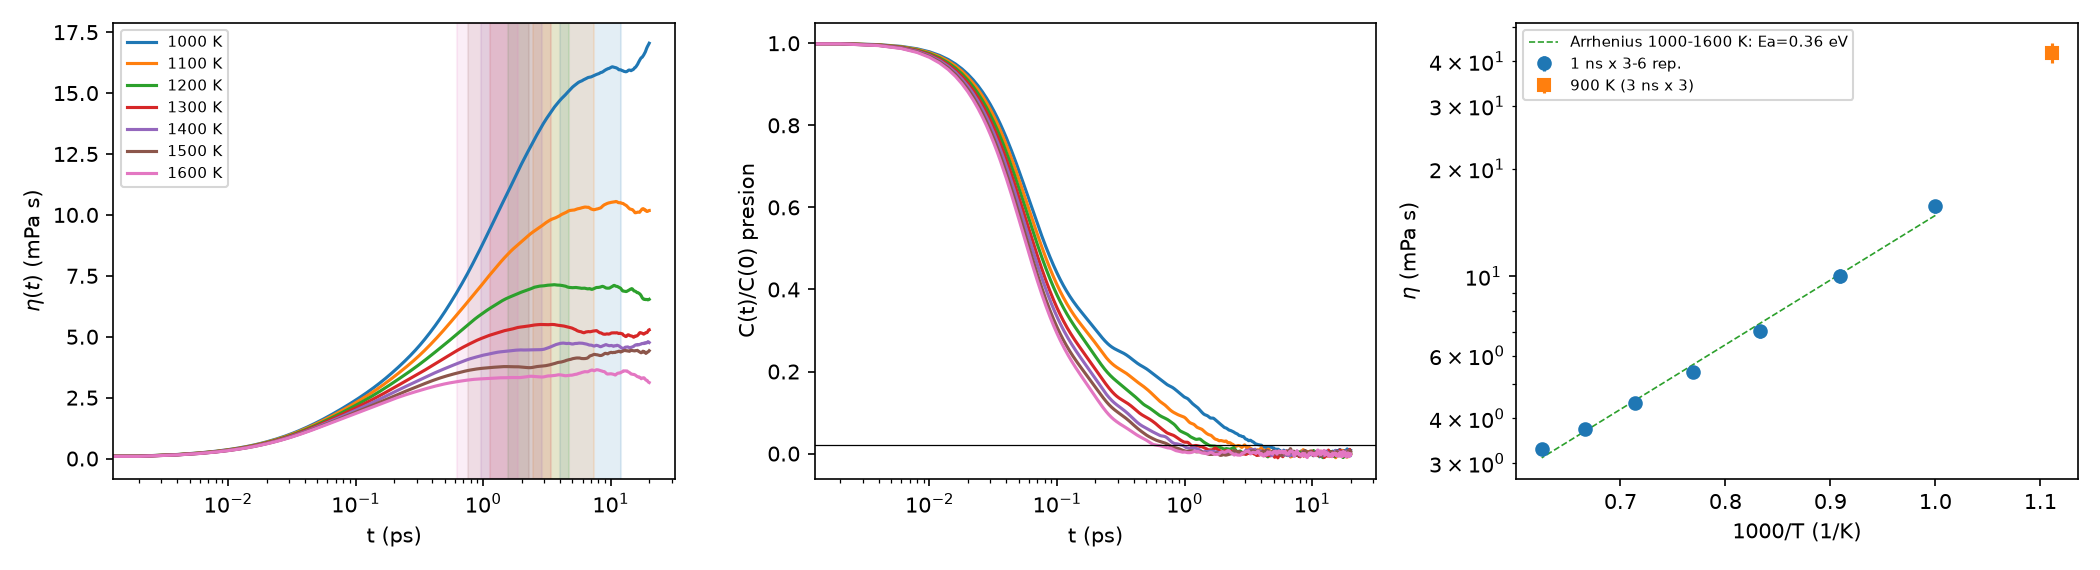

Write Python code to recreate this figure.
"""eta(T), kappa(T) y D(T) en el liquido a 2e10 con criterio de ventana objetivo (corridas de 1 ns, bloques de 100 ps).
eta: ACF de pxy,pxz,pyz promediada (30+ bloques). t1 = primer tiempo con C(t)/C(0) < 0.02 (ACF media).
     eta = promedio de eta(t) en [t1, 3*t1]; error = sem entre bloques; meseta si |pendiente| < 2*error bootstrap.
     Control: regla tipo Zhang (corte donde std/media entre bloques = 40 %, valor = media en [tc/2, tc]).
kappa: trapecio, ventana [0.5, 2] ps (como mail_seba/kappa_vs_T.py). D: pendiente del MSD en la 2da mitad.
Uso (desde transporte/): python eta_T.py -> eta_T.txt, eta_T.csv, eta_T.png. 900 K sale de eta_largo.py (500 ps)."""
import glob, numpy as np, matplotlib; matplotlib.use("Agg"); import matplotlib.pyplot as plt
kB=1.380649e-23; eV=1.602176634e-19; NB=10; TMAX=20.0; rng=np.random.default_rng(0)
TS=[1000,1100,1200,1300,1400,1500,1600]
def acf(x,nl):
    n=len(x); f=np.fft.rfft(x,2*n); return np.fft.irfft(f*np.conj(f))[:nl]/(n-np.arange(nl))
def blocks(cols,nl):
    m=len(cols[0])//NB; return np.array([np.mean([acf(c[b*m:(b+1)*m],nl) for c in cols],axis=0) for b in range(NB)])
def ventana(E,t,a,b):
    s=(t>=a)&(t<=b); g=E[:,s].mean(1); v=g.mean(); e=g.std(ddof=1)/np.sqrt(len(g))
    sl=lambda M: np.polyfit(t[s],M[s],1)[0]; s0=sl(E.mean(0))
    se=np.std([sl(E[rng.integers(0,len(E),len(E))].mean(0)) for _ in range(400)]); return v,e,s0,se
rows=[]; out=[]; fig,ax=plt.subplots(1,3,figsize=(14,3.8))
out.append(" T    nrep  t1(ps)  eta[t1,3t1]   sem   pend+-boot     meseta  Zhang40  |  kappa   sem  meseta |  D_Zr  D_Cu  D_Ag (1e-9 m2/s)")
for T in TS:
    d=f"cal_{T}K_2e10"; V=float(open(f"{d}/cal_vmean.inc").read().split()[3]); tags=sorted(glob.glob(f"{d}/cal_r*_press.dat"))
    E=[];K=[];C=[];D=[]
    for f in tags:
        tg=f[:-len("_press.dat")]
        P=np.loadtxt(f,comments="#"); dtp=(P[1,0]-P[0,0])*1e-3; nl=int(TMAX/dtp)+1
        B=blocks([P[:,i]*1e5 for i in (4,5,6)],nl); C.append(B)
        E.append(V*1e-30/(kB*T)*1e-12*(np.cumsum(B,1)-0.5*B[:,:1])*dtp*1e3)
        J=np.loadtxt(f"{tg}_hflux.dat",comments="#"); dtj=(J[1,0]-J[0,0])*1e-3
        BJ=blocks([J[:,i]*eV*1e-10/1e-12 for i in (1,2,3)],int(2.5/dtj))
        K.append((np.cumsum(BJ,1)-0.5*BJ[:,:1])*dtj/(V*1e-30*kB*T**2)*1e-12)
        m=np.loadtxt(f"{tg}_msd.dat",comments="#"); tm=m[:,0]*1e-3; h=len(tm)//2
        D.append([np.polyfit(tm[h:],m[h:,i],1)[0]/6*10 for i in (1,2,3)])
    E=np.concatenate(E); K=np.concatenate(K); C=np.concatenate(C).mean(0); D=np.mean(D,0)
    t=np.arange(E.shape[1])*dtp; tk=np.arange(K.shape[1])*dtj
    t1=t[np.argmax(C/C[0]<0.02)]
    eta,ee,s0,se=ventana(E,t,t1,3*t1)
    rel=E.std(0,ddof=1)/np.abs(E.mean(0)); i40=np.argmax((rel>0.40)&(t>0.2)); tc=t[i40] if i40>0 else t[-1]
    zh=E[:,(t>=tc/2)&(t<=tc)].mean()
    k,ke,ks0,kse=ventana(K,tk,0.5,2.0)
    rows.append((T,len(tags),t1,eta,ee,s0,se,zh,k,ke,*D))
    out.append(f"{T:5d} {len(tags):3d}  {t1:6.2f}  {eta:9.2f}  {ee:6.2f}  {s0:+7.3f}+-{se:.3f}  {'si' if abs(s0)<2*se else 'NO':5s} {zh:7.2f}  |  {k:.3f} {ke:.3f}  {'si' if abs(ks0)<2*kse else 'NO':4s} | "
               +"  ".join(f"{x:.3f}" for x in D))
    l,=ax[0].plot(t,E.mean(0),label=f"{T} K"); ax[0].axvspan(t1,3*t1,color=l.get_color(),alpha=0.12)
    ax[1].plot(t,C/C[0],color=l.get_color())
out.append("900 K (eta_largo.py, 3x3 ns, bloques de 500 ps, ventana [20,60] ps): eta = 42.3 +- 2.7 mPa s, kappa = 0.824 +- 0.009")
R=np.array([r for r in rows],float)
ax[2].errorbar(1000/R[:,0],R[:,3],R[:,4],fmt="o",label="1 ns x 3-6 rep.")
ax[2].errorbar([1000/900],[42.3],[2.7],fmt="s",label="900 K (3 ns x 3)")
x=1000/R[:,0]; p=np.polyfit(x,np.log(R[:,3]),1); Ea=p[0]*1000*8.617333e-5
ax[2].plot(x,np.exp(np.polyval(p,x)),"--",lw=0.8,label=f"Arrhenius 1000-1600 K: Ea={Ea:.2f} eV")
out.append(f"Arrhenius (1000-1600 K): Ea = {Ea:.3f} eV; extrapolado a 900 K: {np.exp(np.polyval(p,1000/900)):.1f} mPa s (medido 42.3)")
for Ti,DCu,et in zip(R[:,0],R[:,11],R[:,3]):
    out.append(f"Stokes-Einstein T={Ti:.0f}: eta*D_Cu/T = {et*DCu/Ti:.4f} (mPa s 1e-9 m2/s / K)")
ax[0].set_xscale("log"); ax[0].set_xlabel("t (ps)"); ax[0].set_ylabel(r"$\eta(t)$ (mPa s)"); ax[0].legend(fontsize=7)
ax[1].set_xscale("log"); ax[1].set_xlabel("t (ps)"); ax[1].set_ylabel("C(t)/C(0) presion"); ax[1].axhline(0.02,color="k",lw=0.6)
ax[2].set_yscale("log"); ax[2].set_xlabel("1000/T (1/K)"); ax[2].set_ylabel(r"$\eta$ (mPa s)"); ax[2].legend(fontsize=7)
fig.tight_layout(); fig.savefig("eta_T.png",dpi=150)
with open("eta_T.csv","w") as f:
    f.write("T_K,nrep,t1_ps,eta_mPas,sem,pendiente,err_pend,eta_zhang40,kappa,kappa_sem,D_Zr,D_Cu,D_Ag\n")
    for r in rows: f.write(",".join(f"{v:.5g}" for v in r)+"\n")
open("eta_T.txt","w").write("\n".join(out)+"\n"); print("\n".join(out))
